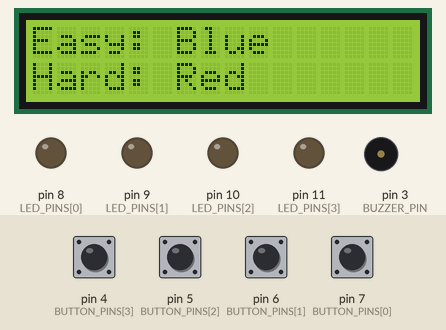
Bench run of a sketch on a simulated Arduino Uno, built with avr-gcc and run on an emulated ATmega328P. Parts: 16×2 character LCD, output pins drawn as LEDs (lit = HIGH), buzzer (waves = sounding). Inputs (shaded band) come from the test bench; at power-on: pin 4 (BUTTON_PINS[3]), pin 5 (BUTTON_PINS[2]), pin 6 (BUTTON_PINS[1]), pin 7 (BUTTON_PINS[0]) HIGH. Random numbers use the default seed unless the sketch sets one.

Above: at 2.5 s.
2.6 s: pin 6 (BUTTON_PINS[1]) pulled LOW for 0.15 s
At 3.8 s:
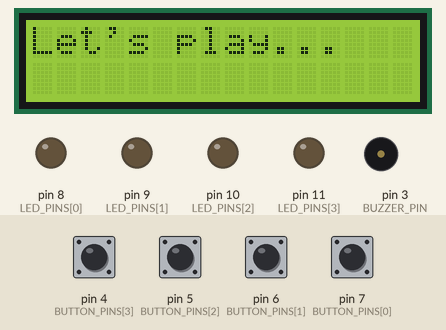
5.7 s: pin 5 (BUTTON_PINS[2]) pulsed LOW 2 times (0.12 s each, 0.3 s apart)
At 9.0 s:
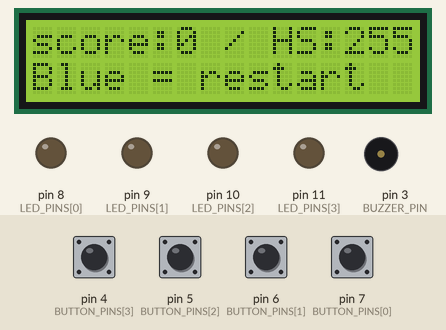
9.3 s: pin 7 (BUTTON_PINS[0]) pulled LOW for 0.15 s
At 10.3 s:
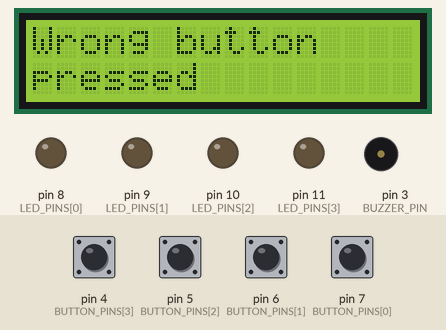
12.0 s: pin 6 (BUTTON_PINS[1]) pulled LOW for 1 s
At 15.6 s:
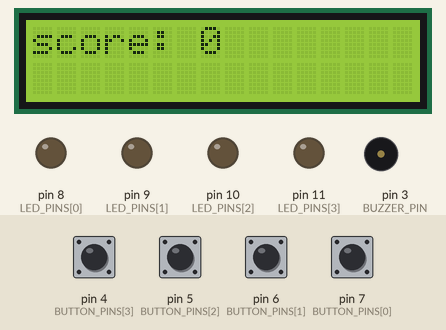
16.0 s: pin 6 (BUTTON_PINS[1]) pulled LOW for 0.15 s
At 18.0 s:
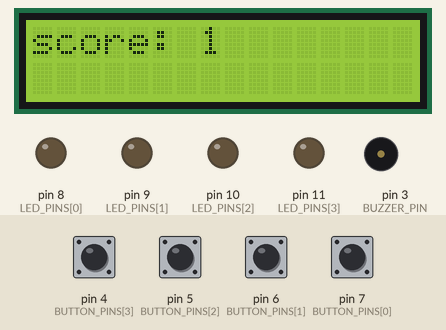
19.0 s: pin 7 (BUTTON_PINS[0]) pulled LOW for 1 s
At 19.8 s:
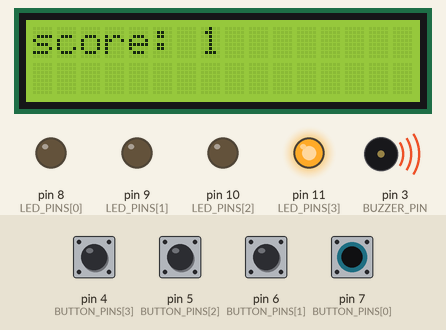
Timing chart, 0 to 22.3 s (numbered marks = the images above; inputs shaded):
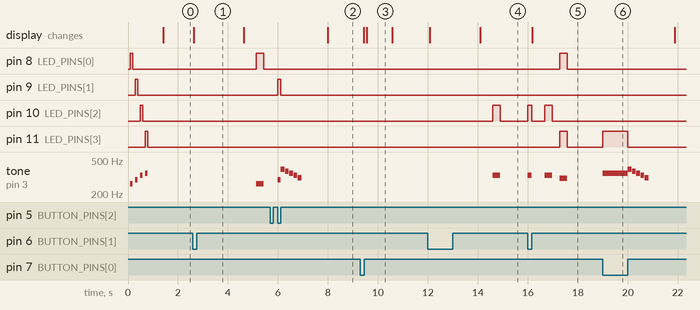

The sketch:

SimonSaysMC.ino
```cpp
///////// INCLUDES //////////////
////////////////////////////////
#include "utils.h"
#include <Wire.h>

void setup() {
  Wire.begin(); // For I2C communication with LCD
  load_screen(); // Init display
  setup_pins_and_buttons(); // Set LEDs to output and Buttons to INPUT_PULLUP
  randomSeed(analogRead(A0)); // generate random seed
  Serial.begin(115200); // Start serial communication for debugging purposes

  welcome_melody(); // Start up song
  delay(500);
}

// --- Main Loop ---

void loop() {
  choose_level();
  uint8_t score = 0;
  char buffer[17] = "";
  while ( true )
  {
    sprintf(buffer, "score: %d", score);
    lcd_display->write_text(buffer);
    delay(500);
    play_sequence();
    if (!validate_sequence())
      break;
    score++;
  }

  save_high_score(score);
}
```

Display.cpp
```cpp
#include "Display.h"


 Display::Display(): lcd(0x27, LCD_COLS, LCD_ROWS)
    {
      lcd.clear();
      lcd.init();
      lcd.backlight();
      lcd.clear();

      lcd.setCursor(0, 0);
      lcd.print("Simon says");
      lcd.setCursor(0, 1);
      lcd.print("loading...");
    }

void Display::write_text(const char* text)
{
  lcd.clear();

  // Check if the user provided a '\n' for manual line break
  const char* newline = strchr(text, '\n');

  if (newline) {
    // --- Case 1: Explicit newline provided ---
    int line1_len = newline - text;
    int line2_len = strlen(newline + 1);

    char line1[17] = {0};
    char line2[17] = {0};

    strncpy(line1, text, min(line1_len, LCD_COLS));
    strncpy(line2, newline + 1, min(line2_len, LCD_COLS));

    lcd.setCursor(0, 0);
    lcd.print(line1);
    lcd.setCursor(0, 1);
    lcd.print(line2);
  }
  else {
    // --- Case 2: Auto-wrap long text ---
    int len = strlen(text);

    if (len <= LCD_COLS) {
      // Fits on one line
      lcd.setCursor(0, 0);
      lcd.print(text);
    }
    else if (len <= LCD_COLS * 2) {
      // Try to find a space near the middle to split nicely
      int splitPos = -1;
      for (int i = LCD_COLS; i >= 0; i--) {
        if (text[i] == ' ') {
          splitPos = i;
          break;
        }
      }

      if (splitPos == -1) splitPos = LCD_COLS; // fallback: hard split

      char line1[17] = {0};
      char line2[17] = {0};

      strncpy(line1, text, splitPos);
      strncpy(line2, text + splitPos + 1, LCD_COLS);

      lcd.setCursor(0, 0);
      lcd.print(line1);
      lcd.setCursor(0, 1);
      lcd.print(line2);
    }
    else {
      // Too long — truncate and indicate overflow
      char truncated[17] = {0};
      strncpy(truncated, text, LCD_COLS - 3);
      strcat(truncated, "...");
      lcd.setCursor(0, 0);
      lcd.print(truncated);
    }
  }
}
```

Display.h
```cpp
#ifndef DISPLAY_H
#define DISPLAY_H

#include <Arduino.h>
#include <LiquidCrystal_I2C.h>

class Display
{
  private:
    LiquidCrystal_I2C lcd;  // make it a member so it persists
    static const int LCD_COLS = 16;
    static const int LCD_ROWS = 2;

  public:
    Display();
    void write_text(const char* text);
};

#endif
```

utils.cpp
```cpp
#include "utils.h"
#include <avr/io.h>          // includes <avr/iom328p.h>
#include <avr/interrupt.h>   // defines ISR() macro


/////////////////// GLOBAL VARIABLES /////////////////////
//////////////////////////////////////////////////////////
const int BUTTON_PINS[NUM_BUTTONS] = {7, 6, 5, 4};
const int LED_PINS[NUM_BUTTONS]    = {8, 9, 10, 11};
const int TONES[NUM_BUTTONS]       = {262, 294, 330, 349};
const uint8_t BUTTONS_BITS         = 0b11110000;

const int BUZZER_PIN = 3;
const int TONE_DURATION_MS = 150;

long lastDebounceTime[NUM_BUTTONS] = {0, 0, 0, 0};

int lastButtonState[NUM_BUTTONS] = {HIGH, HIGH, HIGH, HIGH};

int buttonReading[NUM_BUTTONS] = {HIGH, HIGH, HIGH, HIGH};


const long DEBOUNCE_DELAY = 50; // ms

volatile uint8_t pinD_state = 0b11110000;
volatile bool confirm_sequence = false;
volatile bool button_pressed = false;
//static volatile int count = 0;
uint8_t lvl = 0;

// Display
Display* lcd_display = nullptr;

// EEPROM MEMORY
const int EASY_SLOT_1 = 0;
const int EASY_SLOT_2 = 1;
const int HARD_SLOT_1 = 2;
const int HARD_SLOT_2 = 3;

// Game OVER SOUND
const int game_over_freqs[] = {
  392,  // Note 1 (Highest)
  370,  // Note 2
  349,  // Note 3
  330,  // Note 4
  311   // Note 5 (Lowest/Final)
};
const int NUM_NOTES = sizeof(game_over_freqs) / sizeof(game_over_freqs[0]);
///////////////

//Sequence params
Node* head = nullptr;
volatile int nodeSize = 0;

//////////////////////////////////////////////////////////
//////////////////////////////////////////////////////////


//////////////// ISR ////////////////////////
////////////////////////////////////////////
ISR ( PCINT2_vect )
{
  if (pinD_state < (PIND & BUTTONS_BITS))
  {
    confirm_sequence = true;
    PORTB &= BUTTONS_BITS;
    return;
  }
  button_pressed = true;
  pinD_state = PIND & BUTTONS_BITS;
}

////////////////////////////////////////////
///////////////////////////////////////////

void choose_level()
{
  while (true)
  {
    lcd_display->write_text("Easy: Blue\nHard: Red");
    enable_portD_Interrupts();

    while (!button_pressed)
    {
      delay(100);
    }

    disable_portD_interrupts();
    button_pressed = false;

    if ((~pinD_state & 0xF0) == 0b10000000) // blue button
    {
      lvl = 1;
      break;
    }
    else if ((~pinD_state & 0xF0) == 0b01000000) // red button
    {
      lvl = 2;
      break;
    }
    else // wrong button pressed
    {
      lcd_display->write_text("Wrong button pressed");
      delay(1000);
      // Loop repeats, prompting user again
    }
  }

   // Reset portD
   pinD_state = BUTTONS_BITS;

   // Wait 2 seconds before starting sequence
   lcd_display->write_text("Let's play...");
   delay(2000);
}


void load_screen()
{
  lcd_display = new Display();
}

void setup_pins_and_buttons()
{
  for (int i = 0; i < NUM_BUTTONS; i++) {
    pinMode(LED_PINS[i], OUTPUT);
    pinMode(BUTTON_PINS[i], INPUT_PULLUP);
  }
}

void enable_portD_Interrupts() {
  cli();
  PCICR |= (1 << PCIE2);
  PCIFR = 0b00000111;
  PCMSK2 |= (1 << PCINT20) | (1 << PCINT21) | (1 << PCINT22) | (1 << PCINT23);
  sei();
}

void disable_portD_interrupts() {
  cli();
  PCICR &= ~(1 << PCIE2);
  PCIFR = 0b00000111;
  sei();
}

void check_buttons()
{
  enable_portD_Interrupts();
  while (!confirm_sequence)
  {
    if (button_pressed)
    {
      button_pressed = false;
      int frequency = 0, count = 0;
      for (uint8_t i = 4; i < 8; i++)
      {
        if (!(pinD_state & (1 << i)))
        {
          frequency += TONES[i - 4];
          count++;
        }
      }
      if (count == 0)
        continue;
      PORTB = (~pinD_state >> 4) & 0x0F;
      tone(BUZZER_PIN, frequency / count);
    }
    delay(1);
  }

  disable_portD_interrupts();
  confirm_sequence = false;
  noTone(BUZZER_PIN);
}

void welcome_melody()
{
    for (int i = 0; i < NUM_BUTTONS; i++) {
      activate_color((1 << i), 100);
    }
}

void play_sequence()
{
  static int nextColor;
  if (lvl == 1) // only 1 color at a time
    nextColor = 1 << random(0, NUM_BUTTONS);
  else // lvl 2, can be between 1 and 4 colors
    nextColor = random(1, 15);

  Node* newNode = new Node{nextColor, nullptr};

  if (head == nullptr) {
    activate_color(nextColor, 300);
    head = newNode;
    nodeSize = 1;
    return;
  }

  Node* current = head;
  while (current) { // Checks if the CURRENT node exists
    activate_color(current->value, 300);

    if (current->next == nullptr) { // Check if this is the LAST node
        break; // Stop playing the sequence once the last one is done
    }

    current = current->next;
}

  activate_color(nextColor, 300);
  current->next = newNode;
  nodeSize++;
}

void reset_sequence()
{
  Node* current = head;
  while (current) {
    Node* nextNode = current->next;
    delete current;
    current = nextNode;
  }
  head = nullptr;
  nodeSize = 0;
}

void activate_color(uint8_t color, int timeDelay)
{
  PORTB |= color;

  int frequency = 0;
  int count = 0;
  // Loop through bits 0-4 to find which color is activated
  for (uint8_t i = 0; i < 4; i++) {
    if (color & (1 << i)) {
      frequency += TONES[i];
      count++;
    }
  }
  frequency /= count;
  tone(BUZZER_PIN, frequency);

  delay(timeDelay);

  PORTB &= ~color;
  noTone(BUZZER_PIN);
  delay(timeDelay);
}

bool validate_sequence()
{
  int pressedButton;
  Node* nextNode = head;

  for (int i = 0; i < nodeSize; i++)
  {
    check_buttons();

    // Buttons are input pull up --> need to reverse the buttons bits + shift 4 bits to fit with the LED pins
    uint8_t pressedButtons = (~pinD_state & BUTTONS_BITS) >> 4;
    if (pressedButtons != nextNode->value)
    {
      pinD_state = BUTTONS_BITS;
      play_game_over();
      reset_sequence();
      return false;
    }

    pinD_state = BUTTONS_BITS;

    nextNode = nextNode->next;
    delay(10);
  }

  return true;

}

void play_game_over()
{
  for (int i = 0; i < NUM_NOTES; i++) {
    // Play the tone for a set duration
    tone(BUZZER_PIN, game_over_freqs[i], 150);

    // Wait for the duration of the note plus a small pause
    delay(170);
  }

  // Ensure the sound is fully off after the sequence
  noTone(BUZZER_PIN);
  delay(1000);
}

void save_high_score(uint8_t score)
{
  int high_score_address;
  int high_score;
  if ( lvl == 1)
  {
    if ((uint8_t)EEPROM.read(EASY_SLOT_1) < (uint8_t)EEPROM.read(EASY_SLOT_2))
    {
      high_score_address = EASY_SLOT_1;
      high_score = EEPROM.read(EASY_SLOT_2);
    }
    else
    {
      high_score_address = EASY_SLOT_2;
      high_score = EEPROM.read(EASY_SLOT_1);
    }
  }
  else // lvl = 2
  {
    if ((uint8_t)EEPROM.read(HARD_SLOT_1) < (uint8_t)EEPROM.read(HARD_SLOT_2))
    {
      high_score_address = HARD_SLOT_1;
      high_score = EEPROM.read(HARD_SLOT_2);
    }
    else
    {
      high_score_address = HARD_SLOT_2;
      high_score = EEPROM.read(HARD_SLOT_1);
    }
  }

  if (score > high_score)
  {
     EEPROM.update(high_score_address, score);
     high_score = score;
  }

  char buffer[33] = "";
  sprintf(buffer, "score:%d / HS:%d\nBlue = restart", score, high_score);
  lcd_display->write_text(buffer);
  while (digitalRead(BUTTON_PINS[BLUE])) {delay(100);}
  delay(100);
}
```

utils.h
```cpp
#ifndef UTILS_H
#define UTILS_H
////////////// INCLUDES /////////////////////////
////////////////////////////////////////////////

#include <Arduino.h>
#include "Display.h"
#include <EEPROM.h>
////////////////////////////////////////////////
////////////////////////////////////////////////

/////////////////// GLOBAL VARIABLES /////////////////////
//////////////////////////////////////////////////////////
enum ButtonColor : int {
  BLUE,
  RED,
  GREEN,
  YELLOW,
  NUM_BUTTONS // This automatically gets the value 4
};

extern const int BUTTON_PINS[NUM_BUTTONS];
extern const int LED_PINS[NUM_BUTTONS];
extern const int TONES[NUM_BUTTONS];

extern const int BUZZER_PIN;
extern const int TONE_DURATION_MS;

extern long lastDebounceTime[NUM_BUTTONS];

extern int lastButtonState[NUM_BUTTONS];

extern int buttonReading[NUM_BUTTONS];

extern const long DEBOUNCE_DELAY;

extern volatile uint8_t pinD_state;

extern uint8_t lvl;

extern Display* lcd_display;

// Sequence params
struct Node {
  uint8_t value;
  Node* next;
};

extern Node* head;
extern volatile int nodeSize;

//////////////////////////////////////////////////////////
//////////////////////////////////////////////////////////

/////////////////// FUNCTIONS ////////////////////////////
//////////////////////////////////////////////////////////
void choose_level();

void load_screen();

void setup_pins_and_buttons();

void enable_portD_Interrupts();

void disable_portD_interrupts();

void check_buttons();

void welcome_melody();

void play_sequence();

void reset_sequence();

void activate_color(uint8_t color, int timeDelay);

bool validate_sequence();

void play_game_over();

void save_high_score(uint8_t score);

void enableISR();

void disableISR();

#endif
```

Measured:
- after the input at 2.6 s, pin 8 (LED_PINS[0]): LOW → HIGH after 2.5 s, → LOW 0.30 s later; tone on pin 3 (BUZZER_PIN): silent → 262 Hz after 2.5 s, → silent 0.30 s later; the display: changes at once (image 1)
- after the input at 5.7 s, pin 9 (LED_PINS[1]): LOW → HIGH after 0.30 s, → LOW 0.12 s later; tone on pin 3 (BUZZER_PIN): plays 294 Hz for 0.12 s, 392 Hz for 0.15 s, 370 Hz for 0.15 s, 349 Hz for 0.15 s, 330 Hz for 0.15 s, 311 Hz for 0.15 s, starting after 0.30 s; the display: changes after 2.3 s (image 2)
- after the input at 9.3 s, the display: first changes after 0.13 s (image 3 shows a later state)
- after the input at 12.0 s, pin 10 (LED_PINS[2]): LOW → HIGH after 2.6 s, → LOW 0.30 s later; tone on pin 3 (BUZZER_PIN): silent → 330 Hz after 2.6 s, → silent 0.30 s later; the display: first changes after 0.09 s (image 4 shows a later state)
- after the input at 16.0 s, pin 8 (LED_PINS[0]): LOW → HIGH after 1.3 s, → LOW 0.30 s later; pin 10 (LED_PINS[2]): LOW → HIGH at once, → LOW 0.15 s later, → HIGH 0.52 s later, → LOW 0.30 s later
- after the input at 19.0 s, pin 11 (LED_PINS[3]): LOW → HIGH at once, → LOW 1.0 s later; tone on pin 3 (BUZZER_PIN): plays 349 Hz for 1.0 s, 392 Hz for 0.15 s, 370 Hz for 0.15 s, 349 Hz for 0.15 s, 330 Hz for 0.15 s, 311 Hz for 0.15 s, starting at once
- what the display in image 3 shows lasts 1.1 s, from 9.5 s to 10.6 s
